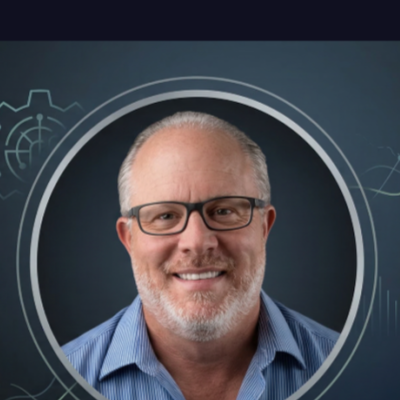
#> input picture headshot-final.png, 400 x 400 px, found by its file name
$ python build-og.py
#> lines starting #> are read from the running program, lines starting #| are printed output that depends on the picture; after the words box and inside, x2 and y2 are one past the last pixel; in counts of white or black regions, pixels touching at a corner belong together
"""
Generate og-now.png — 1200x630 LinkedIn banner for tonybeal.net/now
Requires: pillow, requests
"""
import os, urllib.request
from PIL import Image, ImageDraw, ImageFont, ImageFilter

OUT_DIR   = os.path.join(os.path.dirname(__file__), "assets")
OUT_PATH  = os.path.join(OUT_DIR, "og-now.png")
HEADSHOT  = os.path.join(OUT_DIR, "_headshot_tmp.png")
HS_URL    = "https://tonybeal.net/headshot-final.png"

os.makedirs(OUT_DIR, exist_ok=True)

# ----- Download headshot -----
print("Downloading headshot...")
urllib.request.urlretrieve(HS_URL, HEADSHOT)

# ----- Canvas -----
W, H = 1200, 630
img  = Image.new("RGB", (W, H), "#0A0F1E")
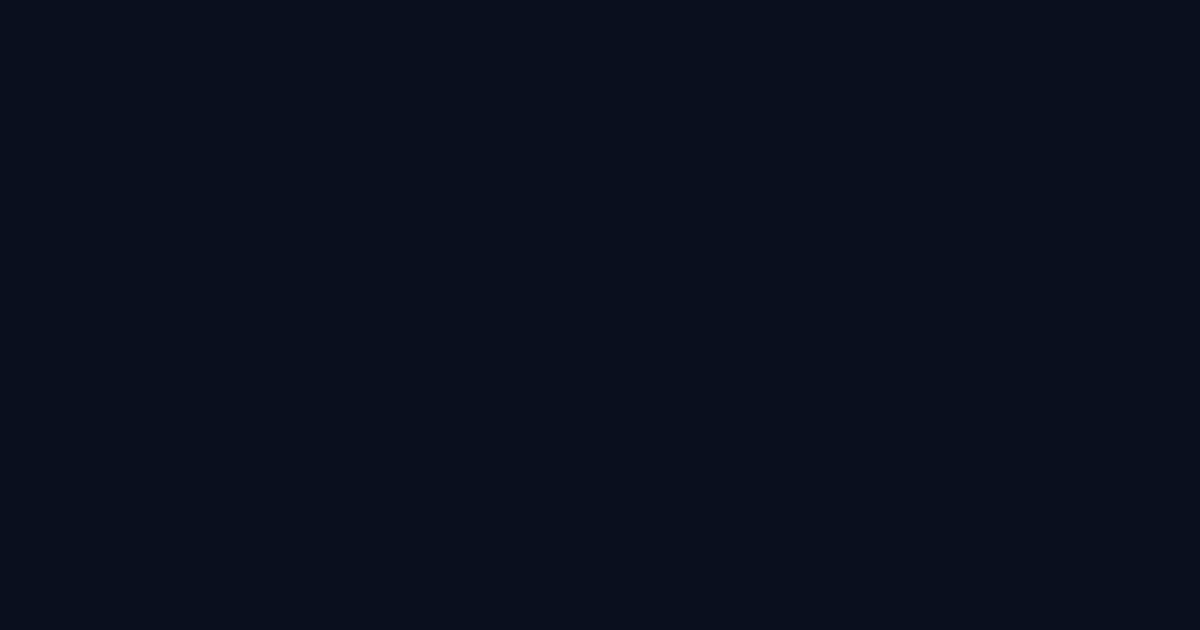
#> img: PIL image 1200x630 RGB; mean R, G, B 10, 15, 30
d    = ImageDraw.Draw(img)

# --- Background gradient bands ---
for y in range(H):
    t = y / H
    r = int(10  + t * 5)
    g = int(15  + t * 15)
    b = int(30  + t * 35)
    d.line([(0, y), (W, y)], fill=(r, g, b))

# --- Grid lines ---
for x in range(0, W, 60):
    d.line([(x, 0), (x, H)], fill=(30, 45, 70))
for y in range(0, H, 60):
    d.line([(0, y), (W, y)], fill=(30, 45, 70))

# --- Blue accent glow (top-right) ---
glow = Image.new("RGBA", (700, 700), (0,0,0,0))
#> glow: PIL image 700x700 RGBA; every value is 0
gd   = ImageDraw.Draw(glow)
for r in range(350, 0, -1):
    alpha = int(55 * (1 - r/350))
    gd.ellipse([350-r, 350-r, 350+r, 350+r], fill=(59, 130, 246, alpha))
glow = glow.filter(ImageFilter.GaussianBlur(30))
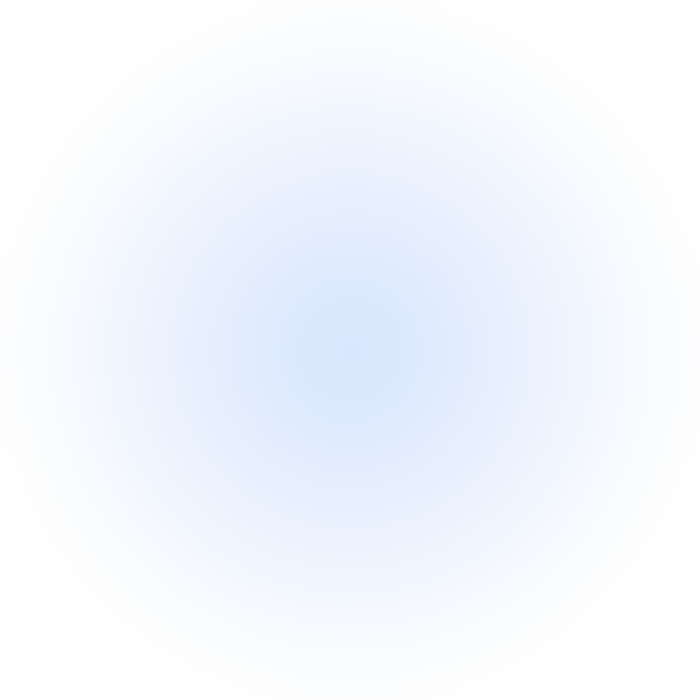
#> glow: PIL image 700x700 RGBA; mean R, G, B, A 45.8, 100.9, 191, 14; transparent parts drawn white
img.paste(glow, (600, -100), glow)

# ----- Headshot circle -----
hs_size = 220
hs_raw  = Image.open(HEADSHOT).convert("RGBA").resize((hs_size, hs_size), Image.LANCZOS)

# Circular mask
mask = Image.new("L", (hs_size, hs_size), 0)
#> mask: PIL image 220x220 L; every value is 0
ImageDraw.Draw(mask).ellipse([0,0,hs_size,hs_size], fill=255)
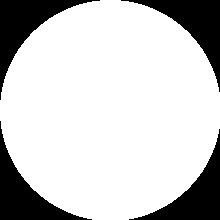
#> mask: PIL image 220x220 L; 79.1% white; 4 black regions, box (x1, y1, x2, y2) and area: (0, 0, 100, 100) 2630, (121, 0, 220, 92) 2530, (0, 121, 92, 220) 2530, (129, 129, 220, 220) 2431

# Blue ring background (slightly larger circle)
ring_size = hs_size + 16
ring = Image.new("RGBA", (ring_size, ring_size), (0,0,0,0))
#> ring: PIL image 236x236 RGBA; every value is 0
ImageDraw.Draw(ring).ellipse([0,0,ring_size,ring_size], fill=(59,130,246,255))
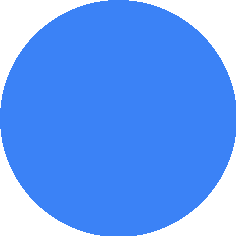
#> ring: PIL image 236x236 RGBA; mean R, G, B, A 46.6, 102.8, 194.5, 201.6; transparent parts drawn white

hs_x, hs_y = 70, (H - hs_size) // 2  # vertically centered
img.paste(ring, (hs_x - 8, hs_y - 8), ring)

hs_circle = Image.new("RGBA", (hs_size, hs_size), (0,0,0,0))
#> hs_circle: PIL image 220x220 RGBA; every value is 0
hs_circle.paste(hs_raw, (0,0), mask)
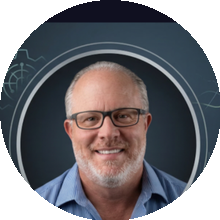
#> hs_circle: PIL image 220x220 RGBA; mean R, G, B, A 62.5, 61.4, 66.5, 201.7; transparent parts drawn white
img.paste(hs_circle, (hs_x, hs_y), hs_circle)
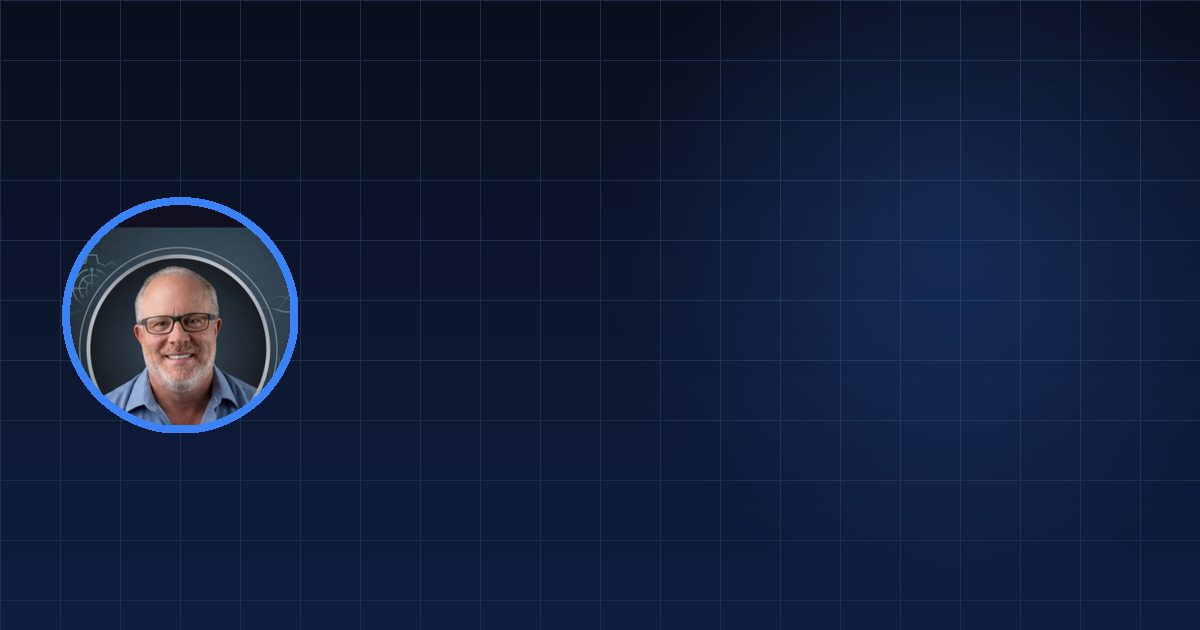
#> img: PIL image 1200x630 RGB; mean R, G, B 17.9, 30, 57.8

# Green "available" dot
dot_r = 18
d.ellipse([hs_x+hs_size-dot_r*2+4, hs_y+hs_size-dot_r*2+4,
           hs_x+hs_size+4,          hs_y+hs_size+4],          fill="#0A0F1E")
d.ellipse([hs_x+hs_size-dot_r*2+8, hs_y+hs_size-dot_r*2+8,
           hs_x+hs_size,            hs_y+hs_size],             fill="#10B981")

# ----- Typography -----
def font(size, bold=False):
    """Try to load a good system font, fall back to default."""
#> called with size = 18, bold = True
    faces = [
        r"C:\Windows\Fonts\arialbd.ttf" if bold else r"C:\Windows\Fonts\arial.ttf",
        r"C:\Windows\Fonts\calibrib.ttf" if bold else r"C:\Windows\Fonts\calibri.ttf",
        r"C:\Windows\Fonts\segoeui.ttf",
    ]
    for f in faces:
        if os.path.exists(f):
            try: return ImageFont.truetype(f, size)
            except: pass
    return ImageFont.load_default()

cx = hs_x + hs_size + 55  # content left edge

# Eyebrow
eyebrow_font = font(18, bold=True)
d.text((cx, 155), "AVAILABLE NOW  ·  ST. LOUIS METRO OR REMOTE",
       font=eyebrow_font, fill="#60A5FA")

# Name
name_font = font(88, bold=True)
d.text((cx, 185), "Tony Beal", font=name_font, fill="#F1F5F9")

# Title
title_font = font(24)
d.text((cx, 290), "RevOps  ·  Business Development  ·  Sales Operations",
       font=title_font, fill="#94A3B8")

# --- Stats row ---
stats = [("$20M+", "Pipeline Built"), ("3,700+", "Accounts Managed"),
         ("8 yrs", "Quota Streak"),   ("15+",    "Years B2B")]
sx = cx
sy = 345
num_font   = font(32, bold=True)
label_font = font(14)
for i, (num, label) in enumerate(stats):
    d.text((sx, sy),      num,   font=num_font,   fill="#60A5FA")
    d.text((sx, sy + 38), label, font=label_font, fill="#64748B")
    # divider
    if i < len(stats)-1:
        bx = sx + 95
        d.line([(bx, sy), (bx, sy+55)], fill="#1E2A3A", width=1)
    sx += 120
#> after the loop, sx = 825

# --- Tag pills ---
def pill(draw, x, y, text, bg, border, fg, r=16):
    tw = len(text) * 9 + 28
    draw.rounded_rectangle([x, y, x+tw, y+32], radius=r, fill=bg, outline=border)
    draw.text((x+14, y+7), text, font=font(13, bold=True), fill=fg)
    return x + tw + 12

px = cx
py = 455
px = pill(d, px, py, "RevOps Leader",       "#1E3A5F", "#3B82F6", "#60A5FA")
#> px = 502
px = pill(d, px, py, "BD Strategy",         "#1E3A5F", "#3B82F6", "#60A5FA")
#> px = 641
px = pill(d, px, py, "● Available Now",     "#064E3B", "#10B981", "#10B981")
#> px = 816

# URL watermark
url_font = font(18, bold=True)
d.text((cx, 510), "tonybeal.net/now", font=url_font, fill="#334155")

# ----- Save -----
img.save(OUT_PATH, "PNG", optimize=True)
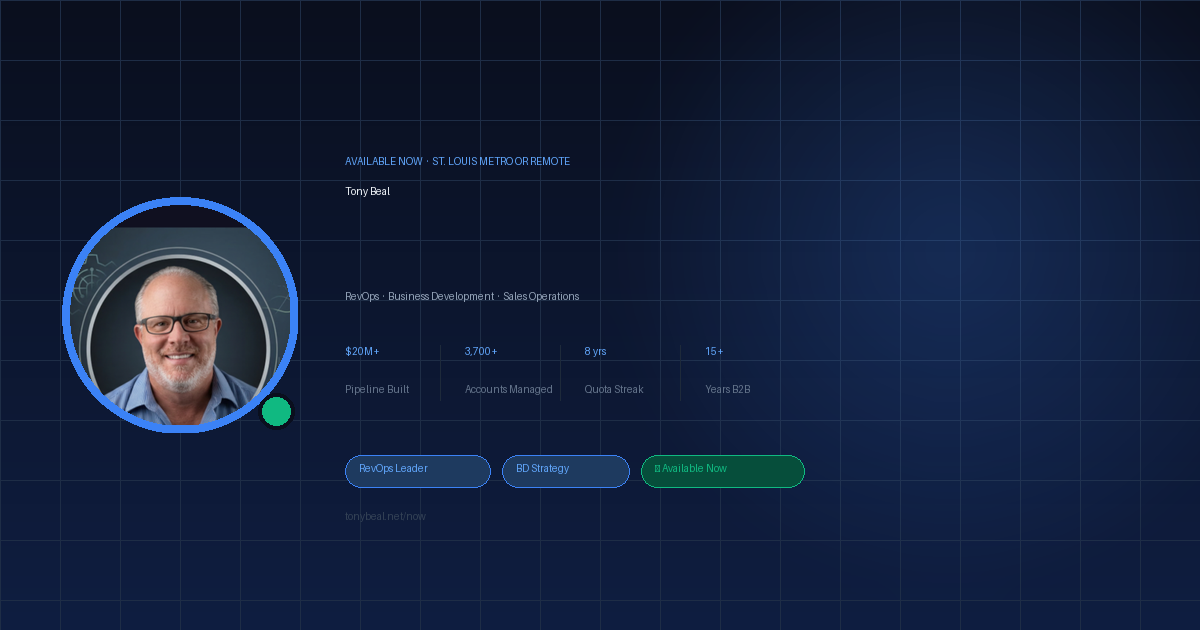
#> saved as og-now.png: PIL image 1200x630 RGB; mean R, G, B 18.3, 31.3, 58.9
print(f"✅  Saved → {OUT_PATH}")

# Cleanup
os.remove(HEADSHOT)
